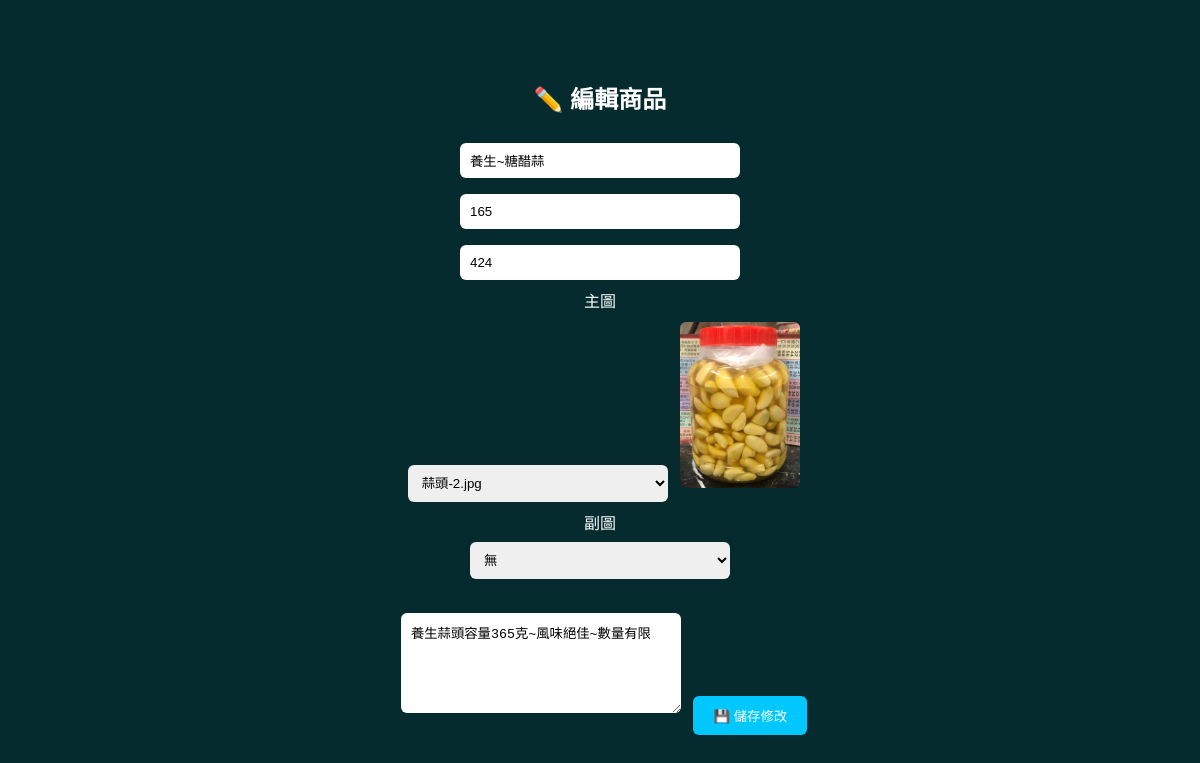
Screenshot of /edit_product/13 (signed in) with the database file from the repository.
### tables this page shows
CREATE TABLE products (
        id INTEGER PRIMARY KEY AUTOINCREMENT,
        name TEXT,
        price INTEGER,
        desc TEXT,
        image1 TEXT,
        image2 TEXT
    , stock INTEGER DEFAULT 10, description TEXT, status INTEGER DEFAULT 1, category TEXT DEFAULT '食品', category_id INTEGER);

### routes/shop.py (the view, shortened to what this page needs)
@shop_bp.route("/edit_product/<int:id>", methods=["GET", "POST"])
def edit_product(id):
    if not is_admin():
        return "❌ 無權限"
    conn = get_shop_db()
    c = conn.cursor()
    product = c.execute("SELECT * FROM products WHERE id=?", (id,)).fetchone()
    conn.close()
    images = get_product_images()
    return render_template("edit_product.html", product=product, images=images)

### app.py (called while the page is built)
@app.context_processor
def inject_user():
    user_id = session.get("user_id")
    balance = 0
    if user_id:
        conn = None
        try:
            conn = get_shop_db()
            c = conn.cursor()
            c.execute("SELECT points FROM users WHERE id=?", (user_id,))
            row = c.fetchone()
            if row:
                balance = row[0]
        except Exception as e:
            print("inject_user error:", e)
        finally:
            if conn:
                conn.close()
    return dict(global_money=balance)

@app.before_request
def make_session_permanent():
    session.permanent = True

### routes/shop.py (called while the page is built)
def is_admin():
    return session.get("user") in ADMIN_USERS

def get_product_images():
    import os
    folder = os.path.join("static", "products")
    if not os.path.exists(folder):
        return []
    return [
        f"/static/products/{f}"
        for f in os.listdir(folder)
        if f.lower().endswith((".png", ".jpg", ".jpeg", ".webp"))
    ]

### services/db.py (called while the page is built)
def get_shop_db():
    print("========== SHOP DB ==========")
    print(os.path.abspath(SHOP_DB))
    print("=============================")
    conn = sqlite3.connect(SHOP_DB, timeout=30)
    conn.execute("PRAGMA journal_mode=WAL")
    conn.row_factory = sqlite3.Row
    return conn

### templates/edit_product.html (shortened to what this page needs)
<!DOCTYPE html>
<html lang="zh-TW" translate="no">
<head>
</head>
<body>
    <div class="box">
        <h2>✏️ 編輯商品</h2>
        <form method="POST">
            <input name="name" value="{{ product['name'] }}" placeholder="商品名稱"><br>
            <input name="price" value="{{ product['price'] }}" placeholder="價格"><br>
            <input name="stock" value="{{ product['stock'] }}" placeholder="庫存"><br>
            <label>主圖</label><br>
            <select name="image1" onchange="previewMain(this.value)">
                {% for img in images %}
                <option value="{{ img }}" {% if img==product['image1'] %}selected{% endif %}>
                    {{ img.split('/')[-1] }}
                </option>
                {% endfor %}
            </select>
            <img id="mainPreview" src="{{ product['image1'] }}" width="120"><br>
            <label>副圖</label><br>
            <select name="image2" onchange="previewSub(this.value)">
                <option value="">無</option>
            </select><br>
            <img id="subPreview" src="{{ product['image2'] }}" width="120"><br>
            <textarea name="description">{{ product['desc'] or "" }}</textarea>
            <button type="submit">💾 儲存修改</button>
        </form>
    </div>
</body>
</html>

### templates/edit_product.html (style rules this page uses)
body { background: #062b2f; color: white; text-align: center; font-family: Arial; }
.box { margin-top: 80px; }
input, textarea, select { width: 260px; padding: 10px; margin: 8px; border-radius: 6px; border: none; }
textarea { height: 80px; }
button { padding: 10px 20px; background: #00c8ff; border: none; border-radius: 6px; color: white; cursor: pointer; }
img { margin-top: 10px; border-radius: 6px; }

### rows the page displays
products: name "養生~糖醋蒜", price "165", stock "424", image1 "蒜頭-2.jpg", image1 (picture), description "養生蒜頭容量365克~風味絕佳~數量有限"
